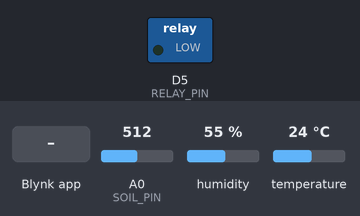
A sketch run on a simulated ESP8266 (NodeMCU). Shown: switched loads named in the sketch (green lamp = pin HIGH). The test bench sets the inputs (shaded band); at power-on: A0 (SOIL_PIN) = 512, humidity 55 %, temperature 24 °C. WiFi joins after 1.5 s; servers stay silent unless stated; what the sketch prints to the serial monitor is not drawn.

Above: at 3.0 s.
3.1 s: A0 (SOIL_PIN) set to 598
8.3 s: A0 (SOIL_PIN) set to 620
At 12.6 s:
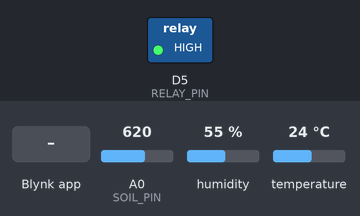
14.8 s: Blynk app writes 0 to V3
At 15.1 s:
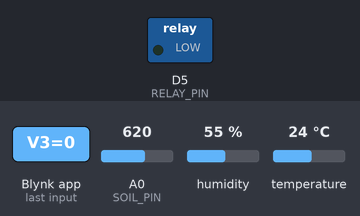
16.3 s: A0 (SOIL_PIN) set to 511
At 16.9 s:
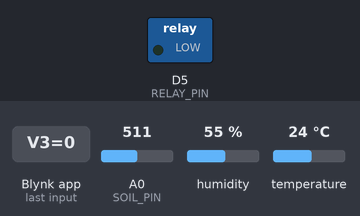
17.8 s: A0 (SOIL_PIN) set to 716
At 22.6 s:
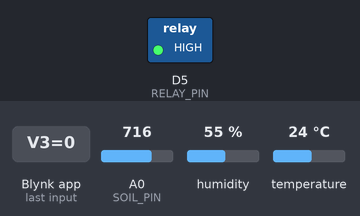
Timing chart, 0 to 24.1 s (numbered marks = the images above; inputs shaded):
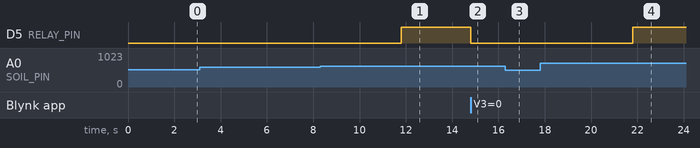

The sketch:

smart_irrigation_system.ino
```cpp
#define BLYNK_TEMPLATE_ID "TMPL3hrc7zM-v"
#define BLYNK_TEMPLATE_NAME "irrigation system"
#define BLYNK_AUTH_TOKEN "j7IL1zM_Tzpdj71nOODb28WemjpZ-xVo"

#define BLYNK_PRINT Serial

#include <ESP8266WiFi.h>
#include <BlynkSimpleEsp8266.h>
#include <DHT.h>

char ssid[] = "INNOVATION HUB";
char pass[] = "prsc$123";

// === Soil Moisture Sensor ===
#define SOIL_PIN A0   // ONLY analog pin on ESP8266

// === Relay (Water Pump) ===
#define RELAY_PIN D5
int relayState = 0;   // 0 = OFF, 1 = ON
int manualMode = 0;   // 0 = Auto, 1 = Manual ON

// === DHT11 Sensor ===
#define DHTPIN D4
#define DHTTYPE DHT11
DHT dht(DHTPIN, DHTTYPE);

BlynkTimer timer;

// === Read Soil Moisture ===
void readSoil() {
  int sensorValue = analogRead(SOIL_PIN);  // 0–1023
  int moisturePercent = map(sensorValue, 1023, 0, 0, 100);

  // Send moisture % to Blynk Gauge (V0)
  Blynk.virtualWrite(V0, moisturePercent);

  Serial.print("Soil Moisture: ");
  Serial.print(moisturePercent);
  Serial.println("%");

  // Auto control only if manual switch is OFF
  if (manualMode == 0) {
    if (moisturePercent < 40 && relayState == 0) {
      digitalWrite(RELAY_PIN, HIGH);
      relayState = 1;
      Blynk.virtualWrite(V3, 1);  // Update switch in app
      Serial.println("Soil dry → Pump ON (Auto)");
    }
    else if (moisturePercent > 60 && relayState == 1) {
      digitalWrite(RELAY_PIN, LOW);
      relayState = 0;
      Blynk.virtualWrite(V3, 0);
      Serial.println("Soil wet → Pump OFF (Auto)");
    }
  }
}

// === Read DHT11 ===
void readDHT() {
  float h = dht.readHumidity();
  float t = dht.readTemperature(); // °C

  if (isnan(h) || isnan(t)) {
    Serial.println("Failed to read from DHT sensor!");
    return;
  }

  // Send to Blynk
  Blynk.virtualWrite(V1, t); // Temperature
  Blynk.virtualWrite(V2, h); // Humidity

  Serial.print("Temp: ");
  Serial.print(t);
  Serial.print(" °C | Humidity: ");
  Serial.print(h);
  Serial.println(" %");
}

// === Manual Relay Control (Switch V3) ===
BLYNK_WRITE(V3) {
  int state = param.asInt();

  if (state == 1) {
    manualMode = 1;        // Manual override
    relayState = 1;
    digitalWrite(RELAY_PIN, HIGH);
    Serial.println("Pump ON (Manual)");
  } else {
    manualMode = 0;        // Return to auto mode
    relayState = 0;
    digitalWrite(RELAY_PIN, LOW);
    Serial.println("Pump OFF (Switch OFF → Auto resumes)");
  }
}

void setup() {
  Serial.begin(115200);
  pinMode(RELAY_PIN, OUTPUT);
  digitalWrite(RELAY_PIN, LOW);

  dht.begin();
  Blynk.begin(BLYNK_AUTH_TOKEN, ssid, pass);

  // Run tasks every 5 sec
  timer.setInterval(5000L, readSoil);
  timer.setInterval(5000L, readDHT);
}

void loop() {
  Blynk.run();
  timer.run();
}
```

Measured:
- the behaviour switches between 608 and 609 on A0 (SOIL_PIN) (found by bisection; images 0 and 1)
- after the input at 3.1 s, every drawn part: stays the same
- after the input at 8.3 s, D5 (RELAY_PIN): LOW → HIGH after 3.5 s
- after the input at 14.8 s, D5 (RELAY_PIN): HIGH → LOW at once
- after the input at 16.3 s, D5 (RELAY_PIN): stays LOW (without the input it goes to HIGH after 0.50 s)
- after the input at 17.8 s, D5 (RELAY_PIN): LOW → HIGH after 4.0 s
